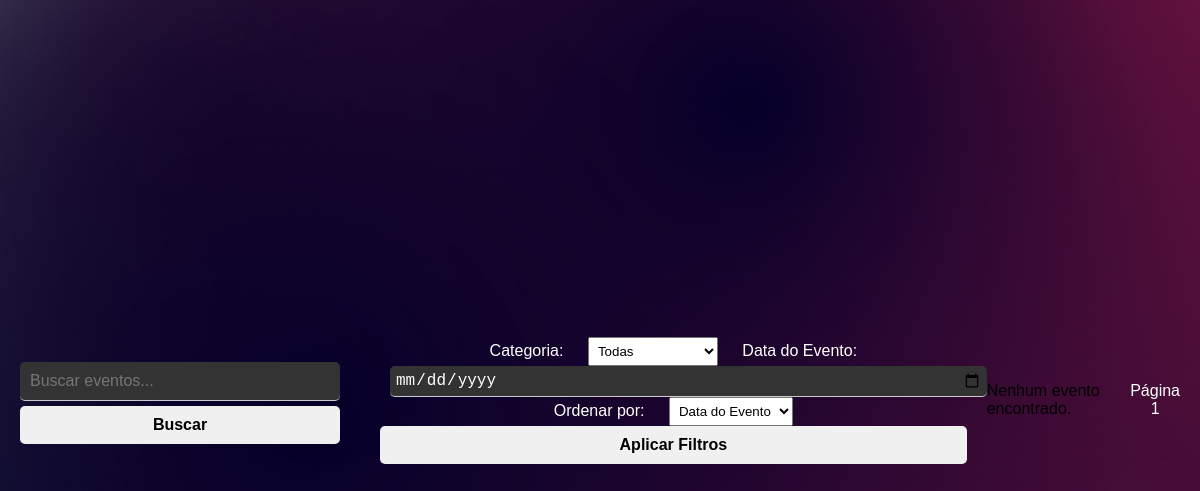
Before: /pesquisar_evento with the older database file.
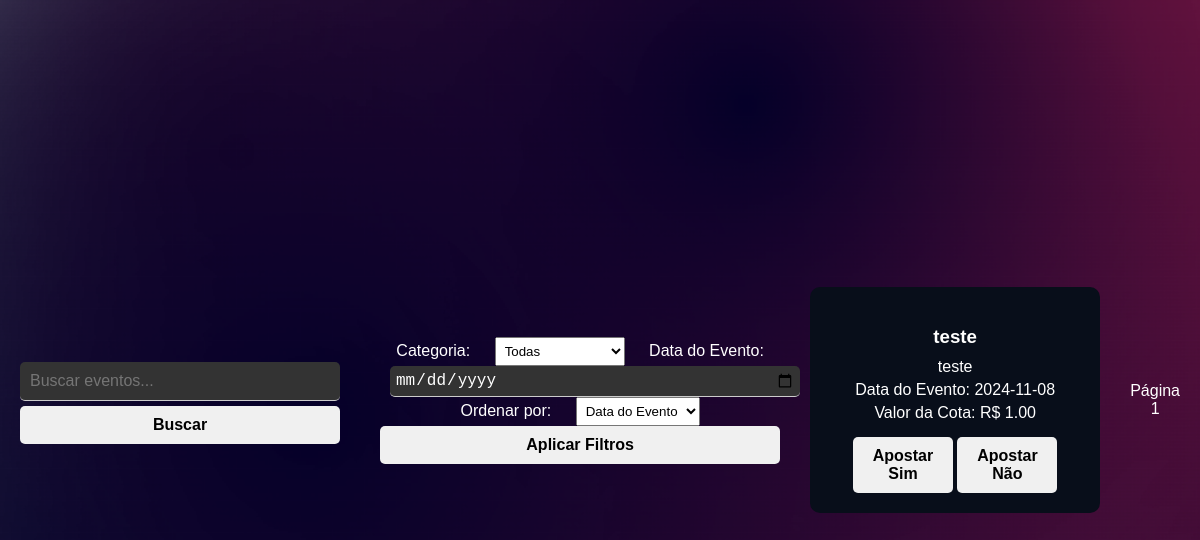
After: the same page with the newer database file.
### tables this page shows
CREATE TABLE eventos (
        id INTEGER PRIMARY KEY AUTOINCREMENT,
        titulo TEXT NOT NULL,
        descricao TEXT NOT NULL,
        valor_cota REAL NOT NULL CHECK (valor_cota >= 1.00),
        data_evento DATE NOT NULL,
        data_inicio_apostas DATE NOT NULL,
        data_fim_apostas DATE NOT NULL,
        status TEXT NOT NULL DEFAULT 'pendente',
        id_criador INTEGER NOT NULL,
        data_criacao TIMESTAMP DEFAULT CURRENT_TIMESTAMP,
        FOREIGN KEY (id_criador) REFERENCES usuarios(id) ON DELETE CASCADE
    );

### app.py (the view)
@app.route('/pesquisar_evento', methods=['GET'])
def pesquisar_evento():
    query = request.args.get('query', '')
    categoria_id = request.args.get('categoria', '')
    data = request.args.get('data', '')
    ordenacao = request.args.get('ordenacao', '')
    page = int(request.args.get('page', 1))
    per_page = 10
    offset = (page - 1) * per_page
    conn = sqlite3.connect(database_path)
    cursor = conn.cursor()
    sql = '''
        SELECT DISTINCT eventos.*
        FROM eventos
        LEFT JOIN eventos_categorias ON eventos.id = eventos_categorias.id_evento
        WHERE eventos.status = 'aprovado'
        AND eventos.data_evento >= date('now')

    '''
    params = []
    if query:
        sql += ' AND (eventos.titulo LIKE ? OR eventos.descricao LIKE ?)'
        params.extend(['%' + query + '%', '%' + query + '%'])
    if categoria_id:
        sql += ' AND eventos_categorias.id_categoria = ?'
        params.append(categoria_id)
    if data:
        sql += ' AND eventos.data_evento = ?'
        params.append(data)
    if ordenacao:
        if ordenacao == 'popularidade':
            sql += ' ORDER BY (SELECT COUNT(*) FROM apostas WHERE apostas.id_evento = eventos.id) DESC'
        elif ordenacao == 'valor_cota':
            sql += ' ORDER BY eventos.valor_cota DESC'
        else:
            sql += ' ORDER BY eventos.data_evento ASC'
    else:
        sql += ' ORDER BY eventos.data_evento ASC'
    sql += ' LIMIT ? OFFSET ?'
    params.extend([per_page, offset])
    cursor.execute(sql, params)
    eventos = cursor.fetchall()
    cursor.execute('SELECT * FROM categorias_eventos')
    categorias = cursor.fetchall()
    conn.close()
    return render_template('pesquisar_evento.html', eventos=eventos, query=query, categorias=categorias,
                           categoria_id=categoria_id, data=data, ordenacao=ordenacao, page=page, per_page=per_page)

### templates/pesquisar_evento.html (shortened to what this page needs)
<!DOCTYPE html>
<html lang="pt-BR">
<head>
    <link rel="stylesheet" href="{{ url_for('static', filename='css/styles.css') }}">
</head>
<body>
    <div class="search-container">
        <form action="{{ url_for('pesquisar_evento') }}" method="GET">
            <input type="text" name="query" placeholder="Buscar eventos..." value="{{ query }}">
            <button type="submit">Buscar</button>
        </form>
    </div>
    <div class="filters-container">
        <form action="{{ url_for('pesquisar_evento') }}" method="GET">
            <label for="categoria">Categoria:</label>
            <select name="categoria" id="categoria">
                <option value="">Todas</option>
            </select>
            <label for="data">Data do Evento:</label>
            <input type="date" name="data" id="data" value="{{ data }}">
            <label for="ordenacao">Ordenar por:</label>
            <select name="ordenacao" id="ordenacao">
                <option value="data" {% if ordenacao == 'data' or ordenacao == '' %}selected{% endif %}>Data do Evento</option>
            </select>
            <button type="submit">Aplicar Filtros</button>
        </form>
    </div>
    <div class="eventos-container">
        {% if eventos %}
            {% for evento in eventos %}
                <div class="evento-card">
                    <h3>{{ evento[1] }}</h3>
                    <p>{{ evento[2] }}</p>
                    <p>Data do Evento: {{ evento[4] }}</p>
                    <p>Valor da Cota: R$ {{ '{:.2f}'.format(evento[3]) }}</p>
                    <button disabled>Apostar Sim</button>
                    <button disabled>Apostar Não</button>
                </div>
            {% endfor %}
        {% else %}
            <p>Nenhum evento encontrado.</p>
        {% endif %}
    </div>
    <div class="pagination">
        <span>Página {{ page }}</span>
    </div>
</body>
</html>

Changed rows visible on the page:
added eventos: titulo "teste", descricao "teste", data_evento "2024-11-08", valor_cota "1.00"
Other visible differences:
text no longer shown: "Nenhum evento encontrado."
